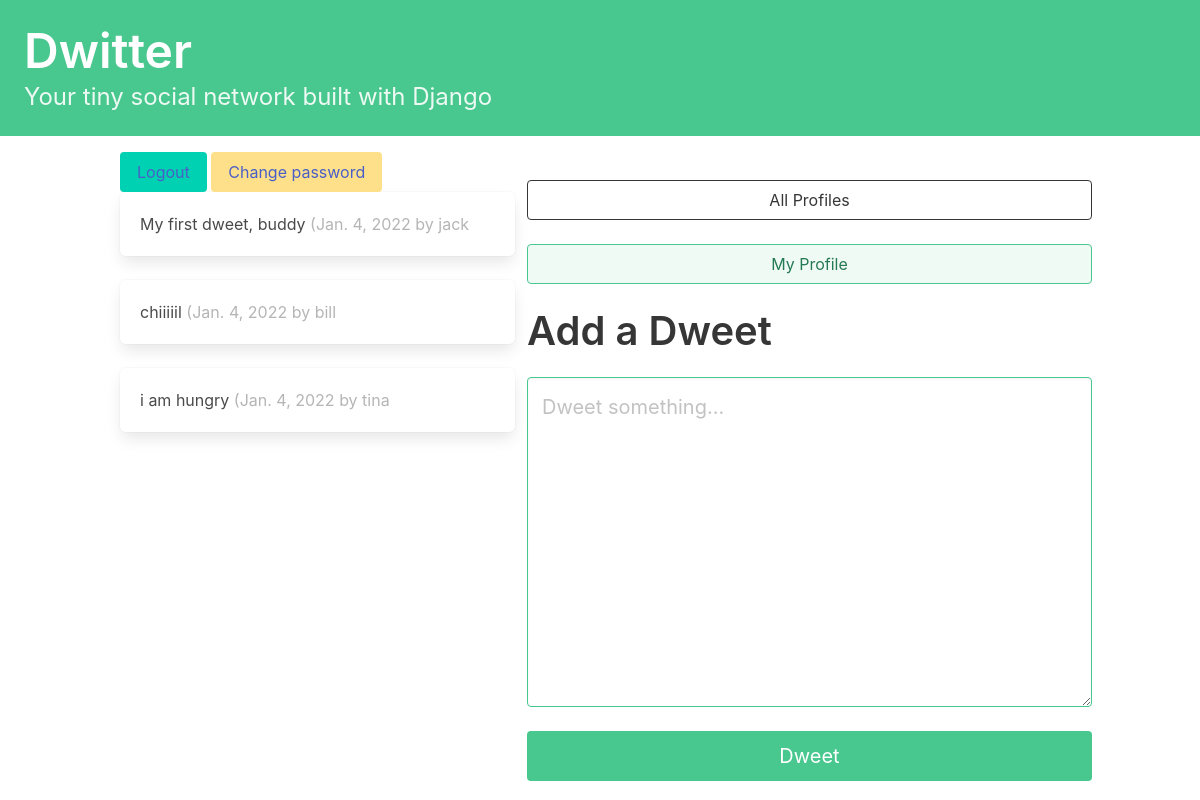
The app's page / (signed in) with its own data.
### social/models.py (models this page shows, shortened)
class Dweet(models.Model):
    user = models.ForeignKey(
        User, related_name="dweets", on_delete=models.DO_NOTHING
    )
    body = models.TextField(max_length=155)
    data = models.DateField(auto_now_add=True)

### social/views.py (the view)
# urls.py: path("", views.dashboard, name="dashboard"),
@login_required
def dashboard(request):
    form = DweetForm(request.POST or None)
    if request.method == "POST":
        if form.is_valid():
            dweet = form.save(commit=False)
            dweet.user = request.user
            dweet.save()
            return redirect("social:dashboard")
    followed_dweets = Dweet.objects.filter(
        user__profile__in = request.user.profile.follows.all()
    ).order_by("-data")
    return render(
        request,
        "social/dashboard.html",
        context={"form": form, "dweets": followed_dweets},
    )

### social/forms.py
class DweetForm(forms.ModelForm):
    body = forms.CharField(
        required=True,
        widget=forms.widgets.Textarea(
            attrs={
                "placeholder": "Dweet something...",
                "class": "textarea is-success is-medium",
            }
        ),
        label="",
    )
    class Meta:
        model = Dweet
        exclude = ("user", )

### social/templates/social/dashboard.html (shortened to what this page needs)
{% extends 'base.html' %}
{% block content %}
<div class="column">
    {% for dweet in dweets %}
        <div class="box">
            {{dweet.body}}
            <span class="is-small has-text-grey-light">
                ({{ dweet.data }} by {{ dweet.user.username }}
            </span>
        </div>
    {% endfor %}
</div>
<div class="block">
    <div class="block">
        <a href="{% url 'social:profiles' %} ">
            <button class="button is-dark is-outlined is-fullwidth">
                All Profiles
            </button>
        </a>
    </div>
    <div class="block">
        <a href="{% url 'social:profile' request.user.profile.id %} ">
            <button class="button is-success is-light is-outlined is-fullwidth">
                My Profile
            </button>
        </a>
    </div>
    <div class="block">
        <h2 class="title is-2">Add a Dweet </h2>
    </div>
    <div class="block">
    <form method="POST">
        {{ form.as_p }}
        <button class="button is-success is-fullwidth is-medium mt-5"
                type="submit">Dweet
        </button>
    </form>
    </div>
</div>
{% endblock content %}

### records on screen
Dweet: body "My first dweet, buddy", data "Jan. 4, 2022", user.username "jack"
Dweet: body "chiiiiil", data "Jan. 4, 2022", user.username "bill"
Dweet: body "i am hungry", data "Jan. 4, 2022", user.username "tina"
